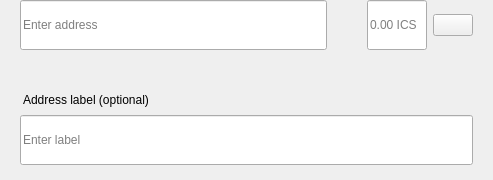
<?xml version="1.0" encoding="UTF-8"?>
<ui version="4.0">
 <class>SendMultiRow</class>
 <widget class="QWidget" name="SendMultiRow">
  <property name="geometry">
   <rect>
    <x>0</x>
    <y>0</y>
    <width>493</width>
    <height>180</height>
   </rect>
  </property>
  <property name="minimumSize">
   <size>
    <width>0</width>
    <height>0</height>
   </size>
  </property>
  <property name="maximumSize">
   <size>
    <width>16777215</width>
    <height>16777215</height>
   </size>
  </property>
  <property name="windowTitle">
   <string>Form</string>
  </property>
  <layout class="QVBoxLayout" name="verticalLayout_3">
   <property name="spacing">
    <number>0</number>
   </property>
   <property name="leftMargin">
    <number>0</number>
   </property>
   <property name="topMargin">
    <number>0</number>
   </property>
   <property name="rightMargin">
    <number>20</number>
   </property>
   <property name="bottomMargin">
    <number>5</number>
   </property>
   <item alignment="Qt::AlignTop">
    <widget class="QWidget" name="widget" native="true">
     <property name="sizePolicy">
      <sizepolicy hsizetype="Expanding" vsizetype="Maximum">
       <horstretch>0</horstretch>
       <verstretch>0</verstretch>
      </sizepolicy>
     </property>
     <property name="minimumSize">
      <size>
       <width>0</width>
       <height>60</height>
      </size>
     </property>
     <property name="maximumSize">
      <size>
       <width>16777215</width>
       <height>85</height>
      </size>
     </property>
     <layout class="QHBoxLayout" name="horizontalLayout" stretch="6,0,2">
      <property name="spacing">
       <number>0</number>
      </property>
      <property name="leftMargin">
       <number>8</number>
      </property>
      <property name="topMargin">
       <number>0</number>
      </property>
      <property name="rightMargin">
       <number>0</number>
      </property>
      <property name="bottomMargin">
       <number>0</number>
      </property>
      <item alignment="Qt::AlignTop">
       <widget class="QStackedWidget" name="stackedAddress">
        <property name="minimumSize">
         <size>
          <width>0</width>
          <height>50</height>
         </size>
        </property>
        <property name="maximumSize">
         <size>
          <width>16777215</width>
          <height>50</height>
         </size>
        </property>
        <widget class="QWidget" name="page_4">
         <property name="sizePolicy">
          <sizepolicy hsizetype="Expanding" vsizetype="Preferred">
           <horstretch>0</horstretch>
           <verstretch>0</verstretch>
          </sizepolicy>
         </property>
         <property name="minimumSize">
          <size>
           <width>0</width>
           <height>50</height>
          </size>
         </property>
         <property name="maximumSize">
          <size>
           <width>16777215</width>
           <height>55</height>
          </size>
         </property>
         <layout class="QVBoxLayout" name="verticalLayout_7">
          <property name="spacing">
           <number>0</number>
          </property>
          <property name="leftMargin">
           <number>12</number>
          </property>
          <property name="topMargin">
           <number>0</number>
          </property>
          <property name="rightMargin">
           <number>0</number>
          </property>
          <property name="bottomMargin">
           <number>0</number>
          </property>
          <item>
           <widget class="QLineEdit" name="lineEditAddress">
            <property name="minimumSize">
             <size>
              <width>0</width>
              <height>50</height>
             </size>
            </property>
            <property name="maximumSize">
             <size>
              <width>16777215</width>
              <height>50</height>
             </size>
            </property>
            <property name="placeholderText">
             <string>Enter address</string>
            </property>
           </widget>
          </item>
         </layout>
        </widget>
        <widget class="QWidget" name="page_3"/>
       </widget>
      </item>
      <item>
       <spacer name="horizontalSpacer_3">
        <property name="orientation">
         <enum>Qt::Horizontal</enum>
        </property>
        <property name="sizeType">
         <enum>QSizePolicy::Fixed</enum>
        </property>
        <property name="sizeHint" stdset="0">
         <size>
          <width>40</width>
          <height>20</height>
         </size>
        </property>
       </spacer>
      </item>
      <item>
       <layout class="QHBoxLayout" name="horizontalLayout_2">
        <property name="spacing">
         <number>6</number>
        </property>
        <item alignment="Qt::AlignTop">
         <widget class="QLineEdit" name="lineEditAmount">
          <property name="sizePolicy">
           <sizepolicy hsizetype="Expanding" vsizetype="Preferred">
            <horstretch>0</horstretch>
            <verstretch>0</verstretch>
           </sizepolicy>
          </property>
          <property name="minimumSize">
           <size>
            <width>0</width>
            <height>50</height>
           </size>
          </property>
          <property name="maximumSize">
           <size>
            <width>16777215</width>
            <height>50</height>
           </size>
          </property>
          <property name="maxLength">
           <number>17</number>
          </property>
          <property name="alignment">
           <set>Qt::AlignLeading|Qt::AlignLeft|Qt::AlignVCenter</set>
          </property>
          <property name="placeholderText">
           <string notr="true">0.00 ICS</string>
          </property>
         </widget>
        </item>
        <item>
         <layout class="QVBoxLayout" name="verticalLayout">
          <property name="topMargin">
           <number>14</number>
          </property>
          <property name="bottomMargin">
           <number>0</number>
          </property>
          <item alignment="Qt::AlignTop">
           <widget class="QPushButton" name="btnMenu">
            <property name="minimumSize">
             <size>
              <width>0</width>
              <height>0</height>
             </size>
            </property>
            <property name="maximumSize">
             <size>
              <width>16777215</width>
              <height>16777215</height>
             </size>
            </property>
            <property name="focusPolicy">
             <enum>Qt::NoFocus</enum>
            </property>
            <property name="text">
             <string/>
            </property>
           </widget>
          </item>
         </layout>
        </item>
       </layout>
      </item>
     </layout>
    </widget>
   </item>
   <item>
    <widget class="QWidget" name="layoutLabel" native="true">
     <property name="minimumSize">
      <size>
       <width>0</width>
       <height>0</height>
      </size>
     </property>
     <property name="maximumSize">
      <size>
       <width>16777215</width>
       <height>16777215</height>
      </size>
     </property>
     <layout class="QVBoxLayout" name="verticalLayout_9">
      <property name="spacing">
       <number>6</number>
      </property>
      <property name="leftMargin">
       <number>20</number>
      </property>
      <property name="topMargin">
       <number>0</number>
      </property>
      <property name="rightMargin">
       <number>0</number>
      </property>
      <property name="bottomMargin">
       <number>10</number>
      </property>
      <item>
       <spacer name="verticalSpacer">
        <property name="orientation">
         <enum>Qt::Vertical</enum>
        </property>
        <property name="sizeType">
         <enum>QSizePolicy::Fixed</enum>
        </property>
        <property name="sizeHint" stdset="0">
         <size>
          <width>20</width>
          <height>20</height>
         </size>
        </property>
       </spacer>
      </item>
      <item>
       <widget class="QLabel" name="labelSubtitleDescription">
        <property name="styleSheet">
         <string notr="true">margin-bottom:2px;
margin-left:0.05px;
padding:0px;</string>
        </property>
        <property name="text">
         <string>Address label (optional)</string>
        </property>
       </widget>
      </item>
      <item>
       <widget class="QLineEdit" name="lineEditDescription">
        <property name="minimumSize">
         <size>
          <width>0</width>
          <height>50</height>
         </size>
        </property>
        <property name="maximumSize">
         <size>
          <width>16777215</width>
          <height>50</height>
         </size>
        </property>
        <property name="placeholderText">
         <string>Enter label</string>
        </property>
       </widget>
      </item>
     </layout>
    </widget>
   </item>
  </layout>
 </widget>
 <resources/>
 <connections/>
</ui>
